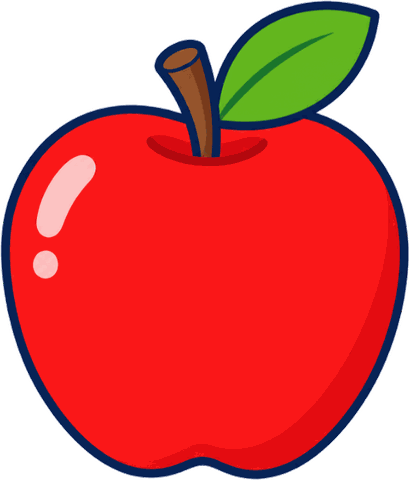
#> input picture img/apple.png, 409 x 480 px; its folder holds only this picture in this run
$ python make_palettes.py
#> lines starting #> are read from the running program, lines starting #| are printed output that depends on the picture; after the words box and inside, x2 and y2 are one past the last pixel; in counts of white or black regions, pixels touching at a corner belong together
# -*- coding: utf-8 -*-
"""Works out which colour words are true for each picture (so 'the orange cat' can be checked against the cat picture).
Writes tools/palettes.json: { picture-name: [colour words] }.  Run: python tools/make_palettes.py
Colours that fill at least 9% of a picture (not counting the dark outline) are counted. Check the result and fix by hand in tools/palette_fixes.json."""
import os, json, glob, colorsys
import numpy as np
from PIL import Image

ROOT = os.path.dirname(os.path.dirname(os.path.abspath(__file__)))
IMG = os.path.join(ROOT, 'img')

def classify(rgb):
    """rgb: (N,3) uint8 -> array of colour words (N,)"""
    x = rgb.astype(np.float32) / 255
    mx = x.max(1); mn = x.min(1); d = mx - mn
    v = mx; sat = np.where(mx > 0, d / np.maximum(mx, 1e-6), 0)
    r, g, b = x[:, 0], x[:, 1], x[:, 2]
    h = np.zeros(len(x), np.float32)
    dm = np.maximum(d, 1e-6)
    h = np.where(mx == r, ((g - b) / dm) % 6, np.where(mx == g, (b - r) / dm + 2, (r - g) / dm + 4)) * 60
    out = np.full(len(x), 'x', dtype=object)
    outline = (h >= 215) & (h <= 262) & (sat >= 0.25) & (v < 0.42)
    out[outline] = 'outline'
    rest = ~outline
    black = rest & (v < 0.25)
    out[black] = 'black'
    rest &= ~black
    white = rest & (sat < 0.14) & (v > 0.8); out[white] = 'white'; rest &= ~white
    grey = rest & (sat < 0.16); out[grey] = 'grey'; rest &= ~grey
    for name, cond in [
        ('red', ((h < 14) | (h >= 345)) & ((v > 0.55) | (sat > 0.6))),
        ('brown', (h >= 8) & (h < 42) & (v < 0.66) & (sat > 0.3)),
        ('orange', (h >= 14) & (h < 40)),
        ('yellow', (h >= 40) & (h < 68)),
        ('green', (h >= 68) & (h < 165)),
        ('blue', (h >= 165) & (h < 262)),
        ('purple', (h >= 262) & (h < 300)),
        ('pink', (h >= 300) & (h < 345)),
        ('brown', (h < 14) | (h >= 345)),
    ]:
        c = rest & cond; out[c] = name; rest &= ~c
    return out

def dilate(m, n):
    for _ in range(n):
        p = np.pad(m, 1)
        m = p[1:-1, 1:-1] | p[:-2, 1:-1] | p[2:, 1:-1] | p[1:-1, :-2] | p[1:-1, 2:] | p[:-2, :-2] | p[2:, 2:] | p[:-2, 2:] | p[2:, :-2]
    return m

pal = {}
for f in sorted(glob.glob(os.path.join(IMG, '*.png'))):
    key = os.path.splitext(os.path.basename(f))[0]
    a = np.asarray(Image.open(f).convert('RGBA'))
#> a is the input picture: shape (480, 409, 4); mean R, G, B, A 155, 33.7, 29.8, 187.6
    solid = a[:, :, 3] > 200
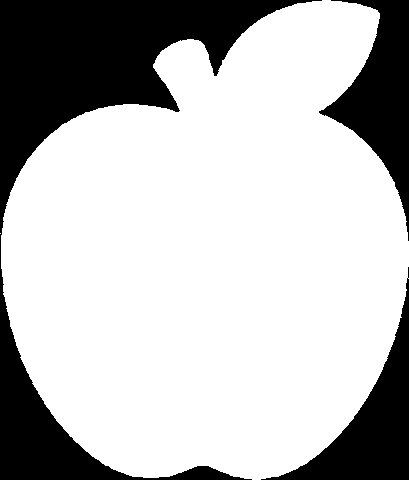
#> solid: shape (480, 409) bool; 73.4% white; 3 black regions, box (x1, y1, x2, y2) and area: (0, 0, 322, 480) 35045, (319, 0, 409, 241) 8738, (261, 267, 409, 480) 8445
    if not solid.any(): continue
    names = np.full(a.shape[:2], '', dtype=object)
    names[solid] = classify(a[solid][:, :3])
#> the loop in classify, `for name, cond in [ ('red', ((h < 14) | (h >= 345)) & ((v > 0.55) | (s..` made 9 passes
#> name on passes 1 to 9: 'red', 'brown', 'orange', 'yellow', 'green', 'blue', 'purple', 'pink', 'brown'
    near_outline = dilate(names == 'outline', 3)          # blended edge pixels are not real colours
#> after the loop in dilate, `for _ in range(n):`:
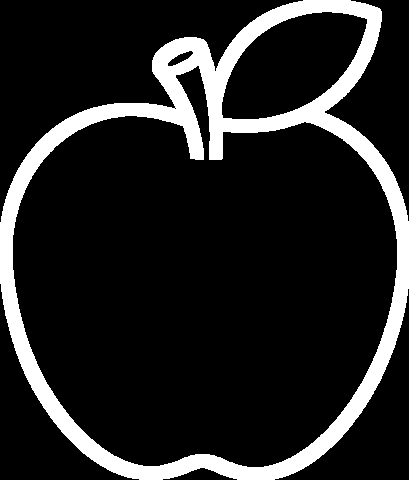
#> m: shape (480, 409) bool; 14% white; 1 white region, box (x1, y1, x2, y2) and area: (0, 0, 409, 480) 27518
    keep = solid & (names != 'outline') & ~near_outline
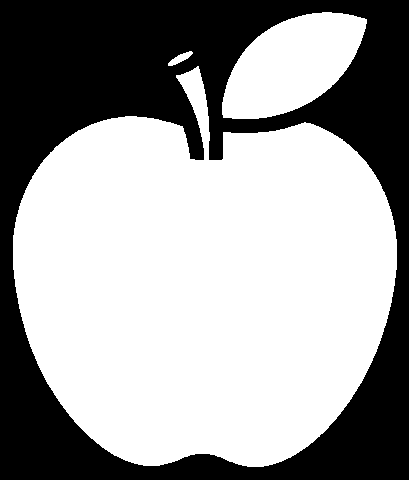
#> keep: shape (480, 409) bool; 61.5% white; 1 black region, box (x1, y1, x2, y2) and area: (0, 0, 409, 480) 75501
    vals = names[keep]
    if len(vals) < 50: vals = names[solid & (names != 'outline')]
    cnt = {}
    for n in vals: cnt[n] = cnt.get(n, 0) + 1
#> after the loop, cnt = {'green': 10214, 'brown': 1363, 'red': 109235, 'white': 7}
    tot = sum(cnt.values()) or 1
#> tot = 120819
    pal[key] = [k for k, v in sorted(cnt.items(), key=lambda kv: -kv[1]) if v / tot >= 0.10]

fixes_path = os.path.join(ROOT, 'tools', 'palette_fixes.json')
if os.path.exists(fixes_path):
    pal.update(json.load(open(fixes_path, encoding='utf8')))
#> (reads tools/palette_fixes.json from the repository)
json.dump(pal, open(os.path.join(ROOT, 'tools', 'palettes.json'), 'w', encoding='utf8'), indent=0, ensure_ascii=False)
for k in ['cat', 'dog', 'ball', 'frog', 'spider', 'duck', 'rat', 'elephant', 'lizard', 'doll', 'plane', 'monster', 'desk', 'bag', 'book', 'car', 'train', 'bike', 'kite', 'ruler', 'pencil', 'rubber', 'go-kart', 'computer-game', 'pencil-case', 'apple', 'banana', 'cake', 'pizza', 'sandwich', 'steak', 'sausage', 'chicken', 'carrots', 'pen']:
    print(k, pal.get(k))
#> this loop made 35 passes
#| cat None
#| dog ['orange', 'brown', 'white']
#| ball None
#| frog None
#| spider ['black']
#| duck ['yellow', 'orange']
#| rat ['grey', 'pink']
#| elephant ['grey', 'pink']
#> (further printed lines are left out)
